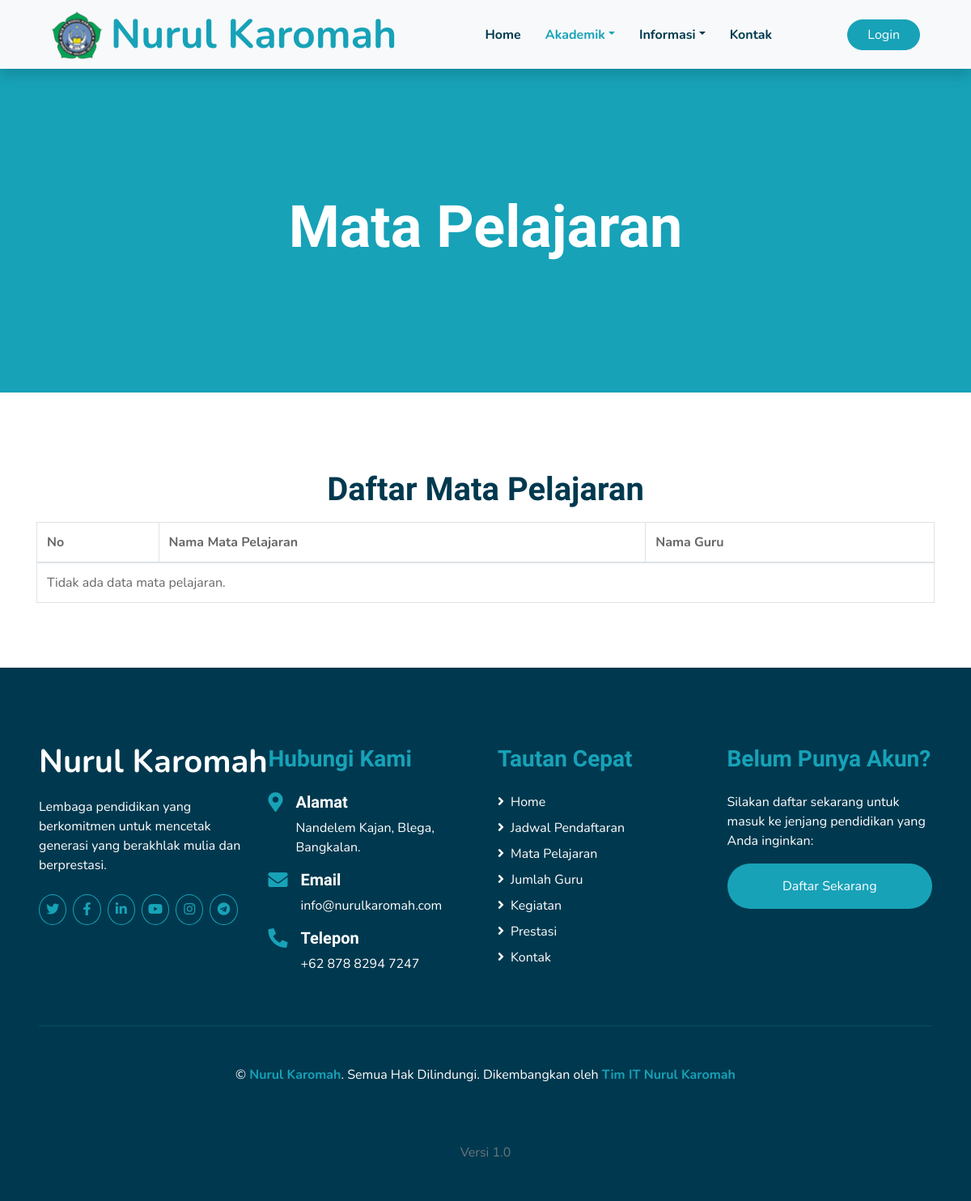
/mapel.php, run on an earlier commit of the app's database.
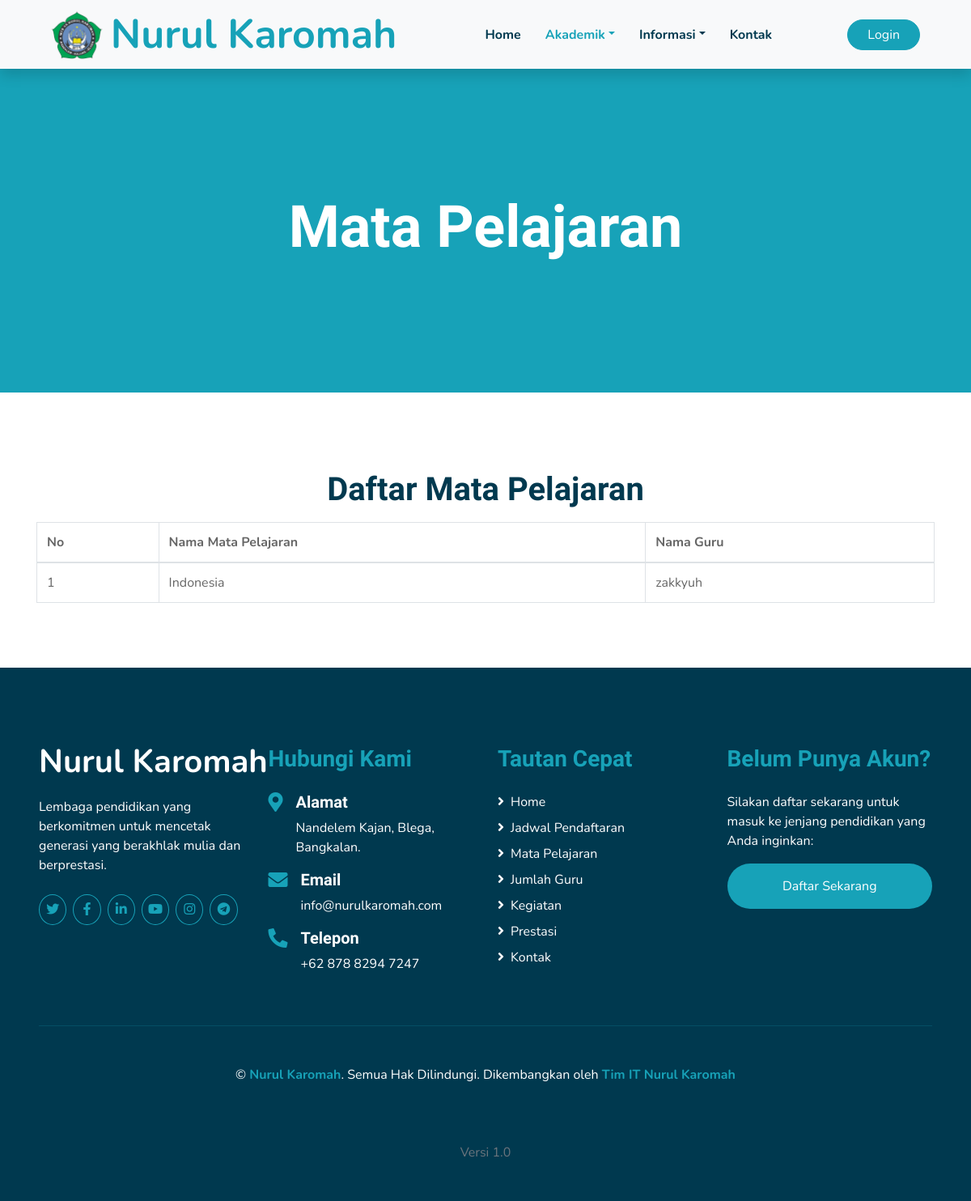
And on a later commit of the database.
### tables this page shows
CREATE TABLE `mata_pelajaran` (
  `mata_pelajaran_id` int(11) NOT NULL,
  `nama_mapel` varchar(255) NOT NULL,
  `guru_id` int(11) NOT NULL,
  `admin_id` int(11) DEFAULT NULL
);

CREATE TABLE `guru` (
  `guru_id` int(11) NOT NULL,
  `nama` varchar(255) NOT NULL,
  `jabatan` varchar(100) NOT NULL,
  `foto` varchar(255) NOT NULL,
  `admin_id` int(11) DEFAULT NULL
);

### mapel.php (the view, shortened to what this page needs)
<?php
include 'config/config.php';
$sql = "SELECT mata_pelajaran.mata_pelajaran_id, mata_pelajaran.nama_mapel, guru.nama AS nama_guru
        FROM mata_pelajaran
        INNER JOIN guru ON mata_pelajaran.guru_id = guru.guru_id";
$result = $conn->query($sql);
?>
<!DOCTYPE html>
<html lang="en">
<head>
    <link href="https://cdnjs.cloudflare.com/ajax/libs/font-awesome/5.10.0/css/all.min.css" rel="stylesheet">
    <link href="lib/flaticon/font/flaticon.css" rel="stylesheet">
    <link href="lib/owlcarousel/assets/owl.carousel.min.css" rel="stylesheet">
    <link href="lib/lightbox/css/lightbox.min.css" rel="stylesheet">
    <link href="css/style.css" rel="stylesheet">
</head>
<body>
    <div class="container-fluid bg-light position-relative shadow">
        <nav class="navbar navbar-expand-lg bg-light navbar-light py-3 py-lg-0 px-0 px-lg-5">
            <a href="" class="navbar-brand font-weight-bold text-secondary" style="font-size: 50px; display: inline-flex; align-items: center;">
                <img src="img/nurul.png" alt="Logo" style="height: 60px; margin-right: 10px;">
                <span class="text-primary">Nurul Karomah</span>
            </a>
            <div class="collapse navbar-collapse justify-content-between" id="navbarCollapse">
                <div class="navbar-nav font-weight-bold mx-auto py-0">
                    <a href="index.php" class="nav-item nav-link ">Home</a>
                    <div class="nav-item dropdown">
                        <a href="#" class="nav-link dropdown-toggle active" data-toggle="dropdown">Akademik</a>
                    </div>
                    <div class="nav-item dropdown">
                        <a href="#" class="nav-link dropdown-toggle" data-toggle="dropdown">Informasi</a>
                    </div>
                    <a href="kontak.php" class="nav-item nav-link">Kontak</a>
                </div>
                <a href="auth/login.php" class="btn btn-primary px-4">Login</a>
            </div>
        </nav>
    </div>
    <div class="container-fluid bg-primary mb-5">
        <div class="d-flex flex-column align-items-center justify-content-center" style="min-height: 400px">
            <h3 class="display-3 font-weight-bold text-white">Mata Pelajaran</h3>
        </div>
    </div>
    <div class="container-fluid pt-5">
        <div class="container pb-3">
            <div class="text-center pb-2">
                <h1>Daftar Mata Pelajaran</h1>
            </div>
            <div class="row">
                <div class="col-12">
                    <table class="table table-bordered">
                        <thead>
                            <tr>
                                <th>No</th>
                                <th>Nama Mata Pelajaran</th>
                                <th>Nama Guru</th>
                            </tr>
                        </thead>
                        <tbody>
                            <?php
                            if ($result->num_rows > 0) {
                                $nomor = 1;
                                while ($row = $result->fetch_assoc()) {
                                    echo "<tr>";
                                    echo "<td>" . $nomor . "</td>";
                                    echo "<td>" . $row["nama_mapel"] . "</td>";
                                    echo "<td>" . $row["nama_guru"] . "</td>";
                                    echo "</tr>";
                                    $nomor++;
                                }
                            } else {
                                echo "<tr><td colspan='3'>Tidak ada data mata pelajaran.</td></tr>";
                            }
                            ?>
                        </tbody>
                    </table>
                </div>
            </div>
        </div>
    </div>
</body>
</html>

What changed in the data, as far as the page shows it:
added mata_pelajaran: nama_mapel "Indonesia", guru.nama "zakkyuh"
Also different on the page:
text no longer shown: "Tidak ada data mata pelajaran."
